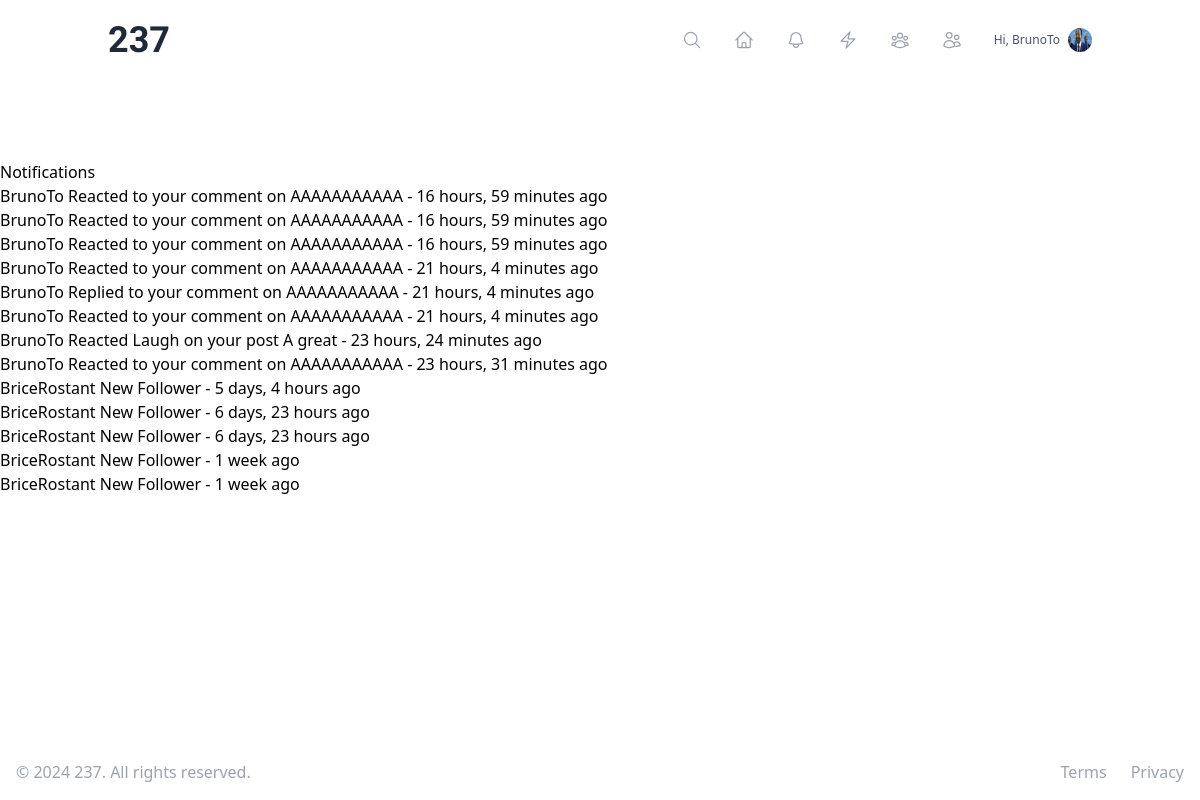
Before: /notifications/ (signed in) with the older database file.
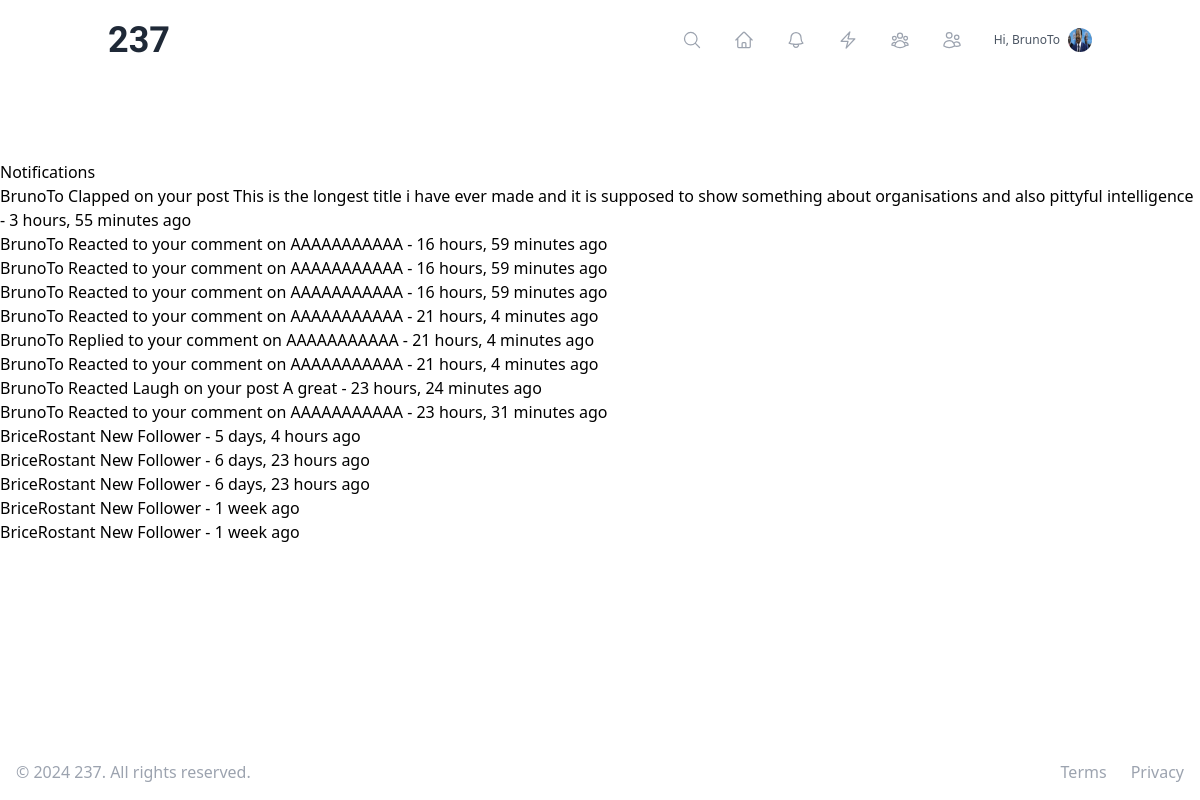
After: the same page with the newer database file.
### notifications/models.py (models this page shows, shortened)
class Notification(models.Model):
    NOTIFICATION_TYPES = (
        ('follow', 'New Follower'),
        ('comment', 'Commented on'),
        ('comment_reaction', 'Reacted to your comment on'),
        ('reply', 'Replied to your comment on'),
        ('clap', ' Clapped on your post'),
        ('sad', 'Reacted Sad on your post'),
        ('laugh', 'Reacted Laugh on your post'),
        ('mention', 'Mentioned you on'),
    )
    recipient = models.ForeignKey(settings.AUTH_USER_MODEL, on_delete=models.CASCADE, related_name='notifications')
    sender = models.ForeignKey(settings.AUTH_USER_MODEL, on_delete=models.CASCADE, null=True, blank=True)
    notification_type = models.CharField(max_length=20, choices=NOTIFICATION_TYPES)
    article = models.ForeignKey('articles.Article', on_delete=models.CASCADE, null=True, blank=True)
    comment = models.ForeignKey('articles.Comment', on_delete=models.CASCADE, null=True, blank=True)
    text = models.CharField(max_length=255)
    is_read = models.BooleanField(default=False)
    created_at = models.DateTimeField(auto_now_add=True)
    class Meta:
        ordering = ['-created_at']

### users/models.py (models this page shows, shortened)
class User(AbstractUser):
    bio = models.TextField(max_length=500, blank=True)
    profile_picture = models.ImageField(upload_to='profile_pics/', blank=True, null=True)
    date_joined = models.DateTimeField(auto_now_add=True)
    location = models.CharField(max_length=100, blank=True)
    website = models.URLField(max_length=200, blank=True)
    following = models.ManyToManyField('self', symmetrical=False, related_name='followers')
    blocked_users = models.ManyToManyField('self', symmetrical=False, related_name='blocked_by')
    is_verified = models.BooleanField(default=False)
    is_premium = models.BooleanField(default=False)
    is_manual_writer = models.BooleanField(default=False)
    def get_avatar_url(self):
        return get_or_create_avatar(self)
    def unread_notifications_count(self):
        return self.notifications.filter(is_read=False).count()

### articles/models.py (models this page shows, shortened)
class Article(models.Model):
    title = models.CharField(max_length=200)
    content = models.TextField()
    image = models.ImageField(upload_to='article_images/', validators=[validate_file_size], null=True, blank=True)
    thumbnail = models.ImageField(upload_to='article_thumbnails/', validators=[validate_file_size], null=True, blank=True)
    author = models.ForeignKey(settings.AUTH_USER_MODEL, on_delete=models.CASCADE)
    created_at = models.DateTimeField(auto_now_add=True)
    updated_at = models.DateTimeField(auto_now=True)
    published_at = models.DateTimeField(null=True, blank=True)
    status = models.CharField(max_length=10, choices=[('draft', 'Draft'), ('published', 'Published')], default='draft')
    language = models.CharField(max_length=2, choices=[('EN', 'English'), ('FR', 'French')])
    tags = TaggableManager()
    bookmarks = models.ManyToManyField(settings.AUTH_USER_MODEL, related_name='bookmarked_articles', blank=True)

### notifications/views.py (the view)
# urls.py: path('', NotificationListView.as_view(), name='notification_list'),
class NotificationListView(LoginRequiredMixin, ListView):
    model = Notification
    template_name = 'notifications/notification_list.html'
    context_object_name = 'notifications'
    def get_queryset(self):
        return self.request.user.notifications.all()
    def get_context_data(self, **kwargs):
        context = super().get_context_data(**kwargs)
        unread = self.request.user.notifications.filter(is_read=False)
        unread.update(is_read=True)
        return context

### users/utils.py (called while the page is built)
def get_or_create_avatar(user):
    cache_key = f'user_avatar_{user.id}'
    avatar_url = cache.get(cache_key)
    if not avatar_url:
        if not user.profile_picture:
            avatar = generate_avatar(user.username)
            user.profile_picture.save(f"{user.username}_avatar.png", avatar, save=True)
        avatar_url = user.profile_picture.url
        cache.set(cache_key, avatar_url, timeout=86400)  # Cache for 24 hours
    return avatar_url

### templates/notifications/notification_list.html
{% extends "base.html" %}
{% block content %}
<h2>Notifications</h2>
<ul>
{% for notification in notifications %}
    <li>
        {% if notification.sender %}
            <a href="{% url 'user_profile' notification.sender.username %}">{{ notification.sender.username }}</a>
        {% endif %}
        {{ notification.get_notification_type_display }}
        {% if notification.article %}
            <a href="{% url 'article_detail' notification.article.id %}">{{ notification.article.title }}</a>
        {% endif %}
        - {{ notification.created_at|timesince }} ago
    </li>
{% empty %}
    <li>No notifications yet.</li>
{% endfor %}
</ul>
{% endblock %}

Changed rows visible on the page:
added Notification: sender.username "BrunoTo", notification_type "Clapped on your post", article "This is the longest title i have ever made and it is supposed to show something about organisations and also pittyful intelligence", created_at "3 hours, 55 minutes"
